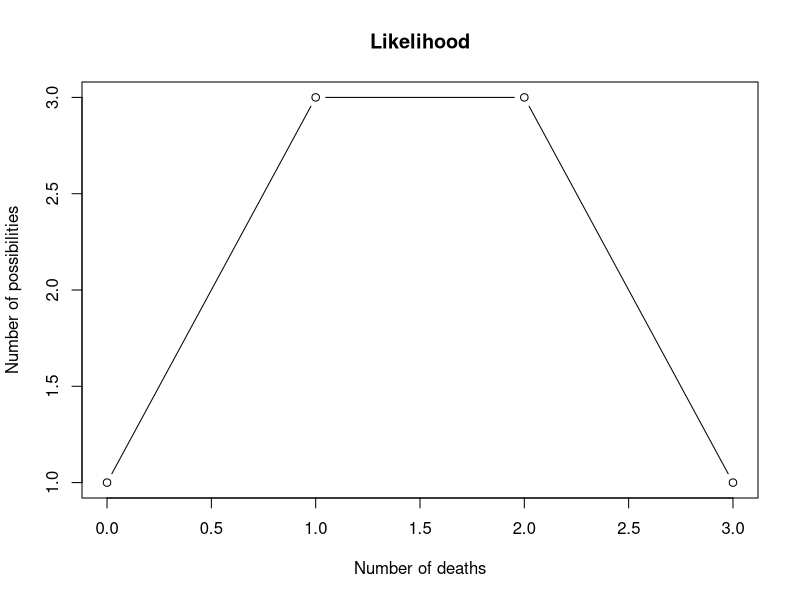
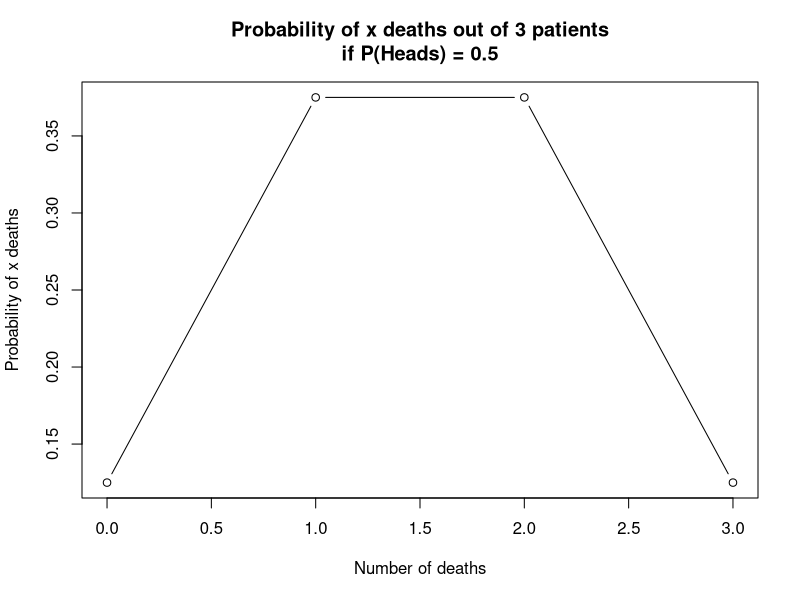
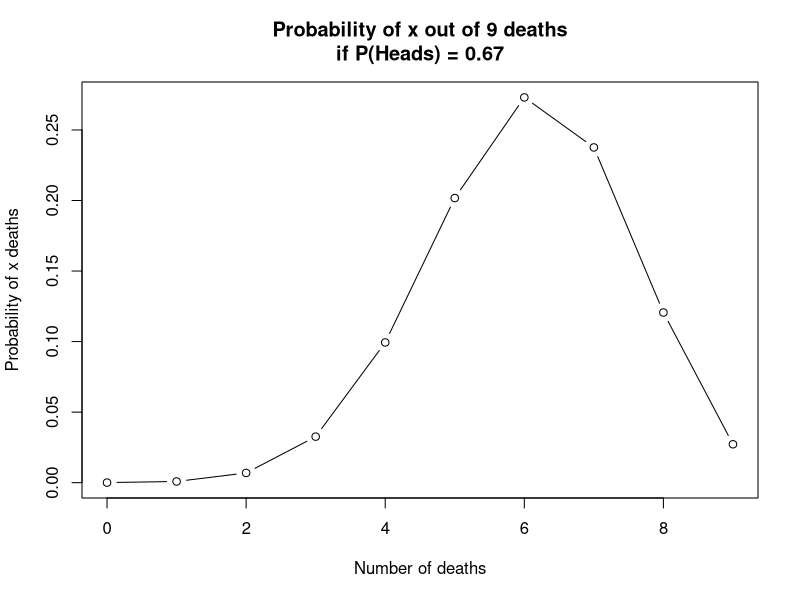
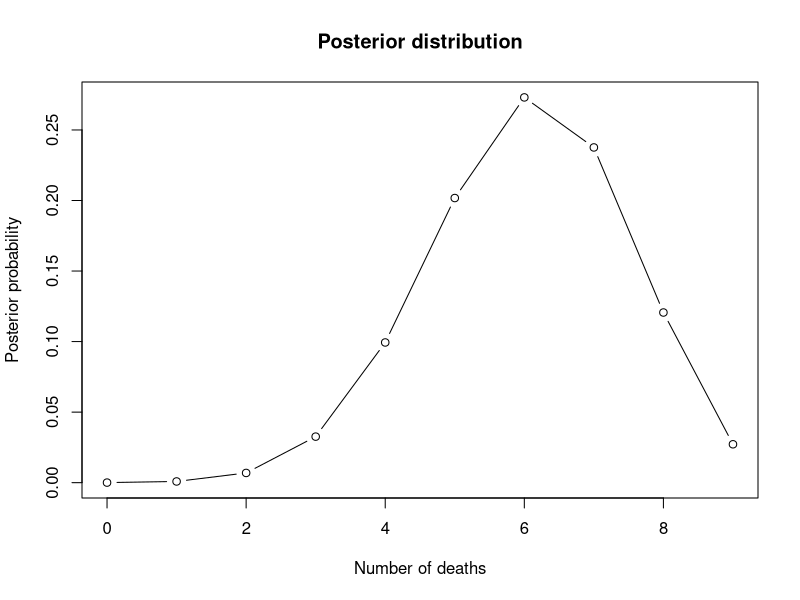
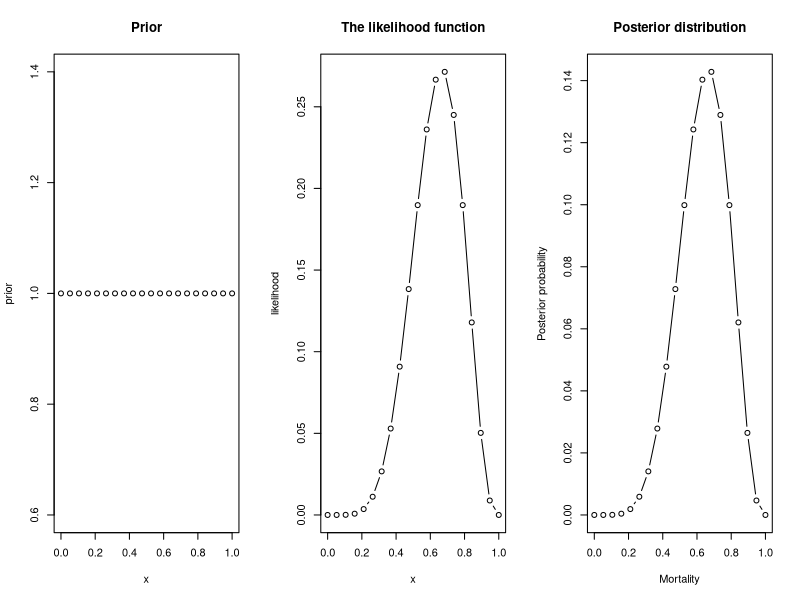
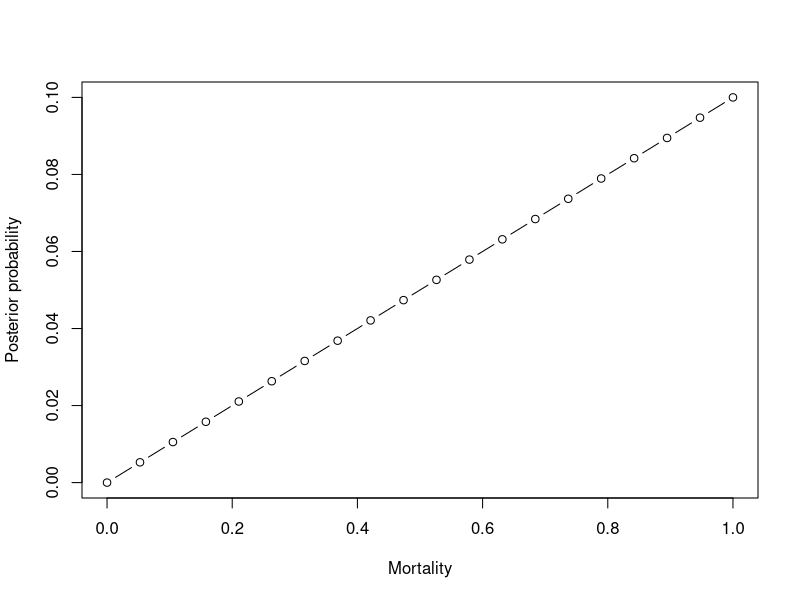
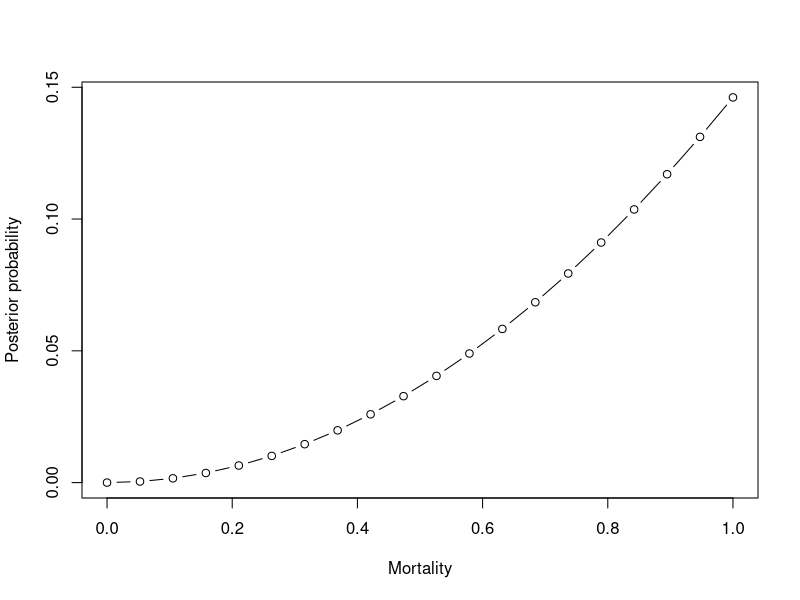
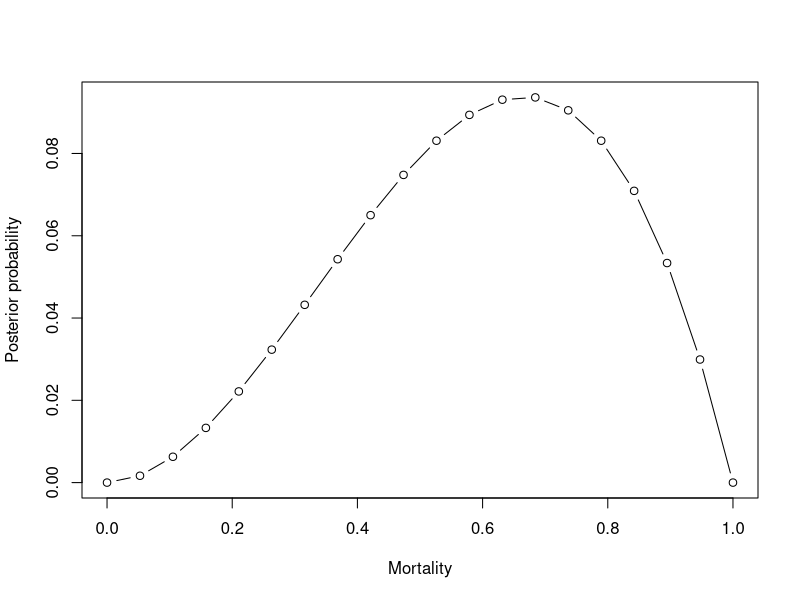

These figures' R source, in order:
## ---- chunk 1
# Parameter space as a grid
x <- seq(from = 0, to = 3)
# Likelihood
y <- c(1, 3, 3, 1)
## ---- chunk 2
plot(x, y, 
     ylab = "Number of possibilities", 
     xlab = "Number of deaths", 
     type = "b", 
     main = "Likelihood")
## ---- chunk 3
y <- dbinom(x, 3, 0.5)
## ---- chunk 4
plot(x, y, 
     type = "b",
     xlab = "Number of deaths",
     ylab = "Probability of x deaths",
     main = "Probability of x deaths out of 3 patients\nif P(Heads) = 0.5")
## ---- chunk 5
x <- seq(from = 0, to = 9)
y <- dbinom(x, 9, 0.67)
## ---- chunk 6
plot(x, y, 
     type = "b", 
     xlab = "Number of deaths", 
     ylab = "Probability of x deaths", 
     main = "Probability of x out of 9 deaths\nif P(Heads) = 0.67")
## ---- chunk 7
# Define grid
x <- seq(from = 0 , to = 9)
# Define flat prior
prior <- rep(1 , 10)

# Compute likelihood at each value in grid
likelihood <- dbinom(x, size = 9, prob = 0.67)

# Compute product of likelihood and prior
unstd.posterior <- likelihood * prior

# Normalize the posterior, so that it sums to 1
posterior <- unstd.posterior / sum(unstd.posterior)
sum(posterior) == 1

plot(x, posterior, 
     type = "b",
     xlab = "Number of deaths", 
     ylab = "Posterior probability", 
     main = "Posterior distribution")
## ---- chunk 8
# Define grid (mortality at 20 evenly spaced probabilities from 0 to 1)
x <- seq(from = 0 , to = 1, length.out = 20)

# Define prior
prior <- rep(1 , 20)

# Compute likelihood at each value in grid
likelihood <- dbinom(6, size = 9 , prob = x)

def.par <- par(no.readonly = TRUE)
par(mfrow = c(1, 3))

# Plot prior
plot(x, prior, type = "b", main = "Prior")

# Plot likelihood
plot(x, likelihood, type = "b", main = "The likelihood function")

# Compute product of likelihood and prior & standardize the posterior
posterior <- likelihood * prior / sum(likelihood * prior)

# Plot posterior
plot(x, posterior, 
     type = "b", 
     xlab = "Mortality" , 
     ylab = "Posterior probability", 
     main = "Posterior distribution" )
par(def.par)
## ---- chunk 9
# Define grid
x <- seq(from = 0, to = 1, length.out = 20)

# Define prior
prior <- rep(1, 20)

# Compute likelihood at each value in grid
likelihood <- dbinom(1, size = 1, prob = x)
posterior <- likelihood * prior / sum(likelihood * prior)

plot(x, posterior, 
     type = "b", 
     xlab = "Mortality", 
     ylab = "Posterior probability" )
## ---- chunk 10
# Define prior
prior <- posterior

# Compute likelihood at each value in grid
likelihood <- dbinom(1 , size = 1, prob = x)
posterior1 <- likelihood * prior / sum(likelihood * prior)

plot(x, posterior1, 
     type = "b", 
     xlab = "Mortality" , 
     ylab = "Posterior probability" )
## ---- chunk 11
# Define prior
prior <- posterior1

# Compute likelihood at each value in grid
likelihood <- dbinom(0, size = 1, prob = x)

# Compute product of likelihood and prior
posterior2 <- likelihood * prior / sum(likelihood * prior)

plot(x, posterior2, 
     type = "b", 
     xlab = "Mortality", 
     ylab = "Posterior probability")
## ---- chunk 12
# Define prior
prior <- c(seq(1:10), seq(from = 10, to = 1))

# Compute likelihood at each value in grid
likelihood <- dbinom(1, size = 1 , prob = x)
posterior <- likelihood * prior / sum(likelihood * prior)

def.par <- par(no.readonly = TRUE)
par(mfrow = c(1, 2))
plot(1:20, prior, 
     type = "b", 
     main = "Prior")
plot(x, posterior, 
     type = "b", 
     xlab = "Mortality", 
     ylab = "Posterior probability", 
     main = "Posterior")
par(def.par)
## ---- chunk 13
# Define prior
prior <- posterior

# Compute likelihood at each value in grid
likelihood <- dbinom(1, size = 1, prob = x)

# Compute product of likelihood and prior
posterior1 <- likelihood * prior / sum(likelihood * prior)

def.par <- par(no.readonly = TRUE)
par(mfrow = c(1, 2))
plot(1:20, prior, 
     type = "b", 
     main = "Prior")
plot(x, posterior1, 
     type = "b", 
     xlab = "Mortality", 
     ylab = "Posterior probability", 
     main = "Posterior")
par(def.par)
## ---- chunk 14
# Define prior
prior2 <- posterior1

# Compute likelihood at each value in grid
likelihood <- dbinom(0, size = 1, prob = x)

# Compute product of likelihood and prior
posterior2 <- likelihood * prior2 / sum(likelihood * prior2)

def.par <- par(no.readonly = TRUE)
par(mfrow = c(1, 2))
plot(1:20, prior2, 
     type = "b", 
     main = "Prior")
plot(x, posterior2, 
     type = "b", 
     xlab = "Mortality", 
     ylab = "Posterior probability", 
     main = "Posterior")
par(def.par)
